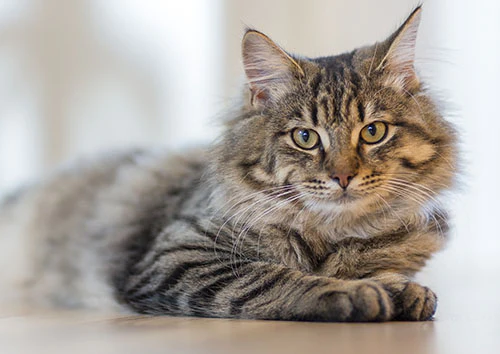
#> input picture ImageMods/cat.png, 500 x 354 px
$ jupyter execute experimentingScipy.ipynb
#> lines starting #> are read from the running program, lines starting #| are printed output that depends on the picture
# Image manipulation and processing using Numpy and Scipy
Defining and manipulating patches was a bit problematic with `pillow` so instead I'm going to try and follow [this tutorial](https://scipy-lectures.org/advanced/image_processing/) to use `Scipy`, `NumPy`, and `Matplotlib`, because I believe that treating images as arrays will make handling patches much easier

[cell 1]
from scipy import misc, ndimage
import matplotlib.pyplot as plt
import imageio
import numpy as np

[cell 2]
cat = imageio.imread("cat.png")
#> cat is the input picture: shape (354, 500, 4); mean R, G, B, A 169.5, 162.4, 155.7, 255

[cell 3]
plt.imshow(cat)
plt.show()
cat.shape, cat.dtype

Increase contrast by setting min and max values:

[cell 4]
plt.imshow(cat, cmap=plt.cm.gray, vmin=30, vmax=200)
plt.axis('off')
plt.show()

[cell 5]
def imshow(image):
    plt.imshow(image)
    plt.axis('off')
    plt.show

## Geometrical transformations

[cell 6]
# cropping
w, h = cat.shape[:2]
#> w = 354; h = 500
crop_cat = cat[w//4:-w//4,h//4:-h//4]
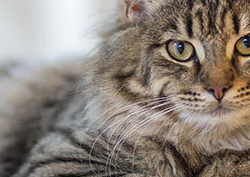
#> crop_cat: shape (177, 250, 4); mean R, G, B, A 139.6, 129.8, 120.8, 255
imshow(crop_cat)

[cell 7]
# up <-> down flip
flip_ud_cat = np.flip(cat, 0)
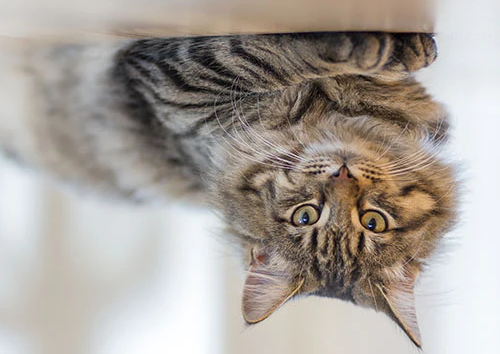
#> flip_ud_cat: shape (354, 500, 4); mean R, G, B, A 169.5, 162.4, 155.7, 255
imshow(flip_ud_cat)

[cell 8]
# rotation
rotate_cat = ndimage.rotate(cat, 45)
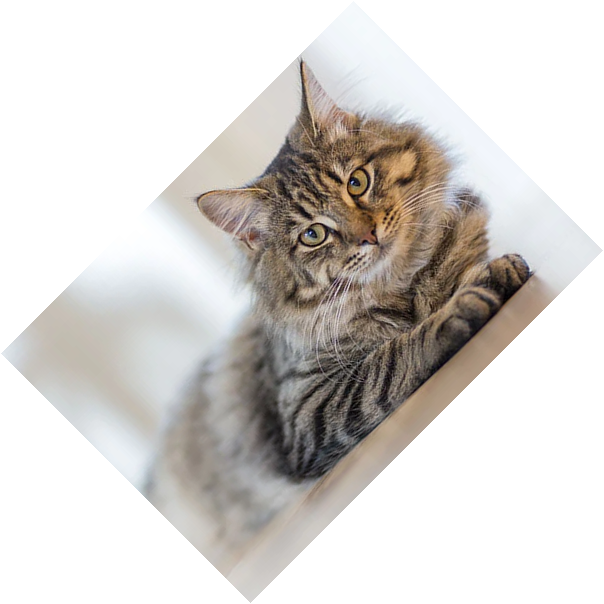
#> rotate_cat: shape (604, 604, 4); mean R, G, B, A 81.6, 78.1, 74.9, 122.9; transparent parts drawn white
rotate_face_noreshape = ndimage.rotate(cat, 45, reshape=False)
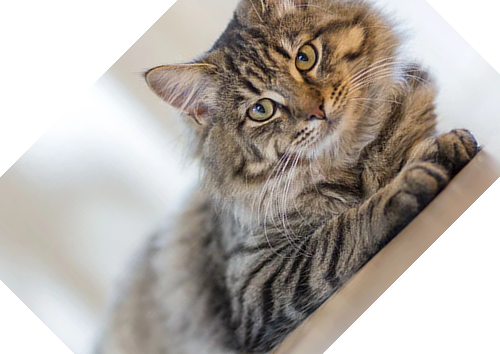
#> rotate_face_noreshape: shape (354, 500, 4); mean R, G, B, A 126.7, 120, 113.8, 201.6; transparent parts drawn white

imshow(rotate_cat)

# Experimenting with test type modifications

[cell 9]
cat = imageio.imread("cat.png")
imshow(cat)
type(cat)

[cell 10]
def crop_image(image:imageio.core.util.Array, dims):

#> called with dims = (100, 500)
    h, w = image.shape[:2]
#> h = 354; w = 500
    assert dims < (h,w), "New dimensions have to be smaller for cropping to be possible"
    crop = image[(h-dims[0])//2:h-(h-dims[0])//2, (w-dims[1])//2:w-(w-dims[1])//2]
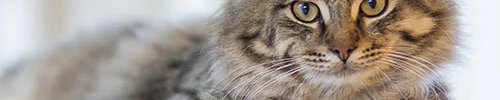
#> crop: shape (100, 500, 4); mean R, G, B, A 165.3, 156.1, 147.4, 255

    return crop

imshow(crop_image(cat, (100,500)))

[cell 11]
def square_image(image:imageio.core.util.Array):
    if image.shape[0] > image.shape[1]:
        squared = crop_image(image, (image.shape[1], image.shape[1]))
    elif image.shape[0] < image.shape[1]:
        squared = crop_image(image, (image.shape[0], image.shape[0]))
#> call 2 of crop_image, with dims = (354, 354)
#> in crop_image (call 2), `crop = image[(h-dims[0])//2:h-(h-dims[0])//2, (w-dims[1])//2:w-(w-dims..`:
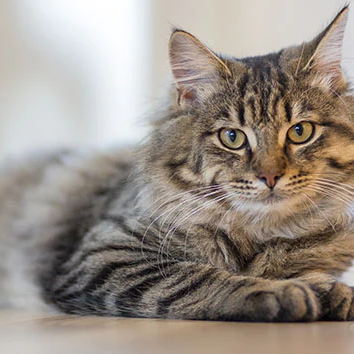
#> crop: shape (354, 354, 4); mean R, G, B, A 154.1, 144.5, 135.7, 255
    print(image.shape, squared.shape)
#| (354, 500, 4) (354, 354, 4)
    assert squared.shape[0] == squared.shape[1], "Error: Image wasn't squared correctly"
    return squared

square_cat = square_image(cat)
IMAGE_SIZE = square_cat.shape[0]
#> IMAGE_SIZE = 354
imshow(square_cat)

## Crop image into patches

[cell 12]
PATCH_SIZE = 50

[cell 13]
print(IMAGE_SIZE)
#| 354

if IMAGE_SIZE%PATCH_SIZE != 0:
    IMAGE_SIZE = IMAGE_SIZE//PATCH_SIZE*PATCH_SIZE
#> IMAGE_SIZE = 350
    square_cat = crop_image(square_cat, (IMAGE_SIZE, IMAGE_SIZE))
#> call 3 of crop_image, with dims = (350, 350)
#> in crop_image (call 3), `crop = image[(h-dims[0])//2:h-(h-dims[0])//2, (w-dims[1])//2:w-(w-dims..`:
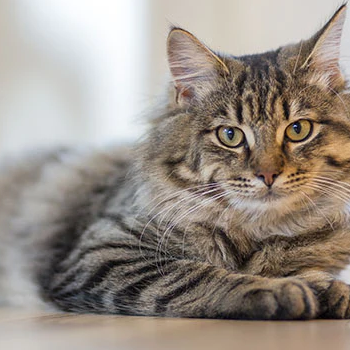
#> crop: shape (350, 350, 4); mean R, G, B, A 153.3, 143.6, 134.8, 255

square_cat.shape
#> Out = (350, 350, 4)

[cell 14]
PATCH_PER_SIDE = IMAGE_SIZE//PATCH_SIZE
#> PATCH_PER_SIDE = 7

[cell 15]
assert len(square_cat.shape) == 3
patches = np.zeros((PATCH_PER_SIDE, PATCH_PER_SIDE, PATCH_SIZE, PATCH_SIZE, square_cat.shape[2]), dtype=int)
for i,y in enumerate(range(0,IMAGE_SIZE, PATCH_SIZE)):
    for j,x in enumerate(range(0,IMAGE_SIZE,PATCH_SIZE)):
        patches[i,j] = square_cat[y:y+50, x:x+50]

[cell 16]
imshow(patches[3,4])
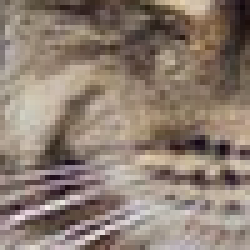
#> shown: shape (50, 50, 4) (shown 5 times larger); mean R, G, B, A 140.9, 125.2, 113.5, 255

## Visualize these patches

[cell 17]
def show_patches(patches, PATCH_PER_SIDE, span=0, label=False):

#> called with patches = array of shape (7, 7, 50, 50, 4), PATCH_PER_SIDE = 7, span = 0, label = False
    fig, ax = plt.subplots(PATCH_PER_SIDE, PATCH_PER_SIDE, figsize=(5, 5))

    for idy in range(PATCH_PER_SIDE):
        for idx in range(PATCH_PER_SIDE):
            ax[idy, idx].imshow(patches[idy, idx])
            ax[idy, idx].axis('off')
            if label:
                ax[idy, idx].text(0,25, f"{idy}, {idx}", color='red', weight='bold')


    fig.subplots_adjust(wspace=0, hspace=0)
    fig.tight_layout()


    plt.subplots_adjust(wspace=span, hspace=span)

[cell 18]
show_patches(patches, PATCH_PER_SIDE)

[cell 19]
show_patches(patches, PATCH_PER_SIDE, span=0.1, label=True)
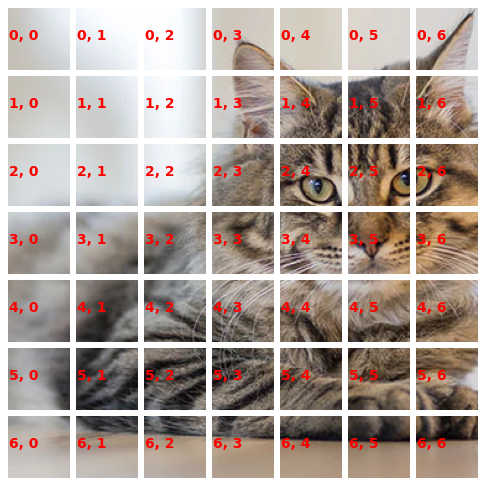
#> figure drawn by matplotlib, 49 panels

## Random perturbation

[cell 20]
ROT_PROPORTION = 0.25

from random import random

rotated_patches = patches.copy()

for idy in range(PATCH_PER_SIDE):
    for idx in range(PATCH_PER_SIDE):
        if random() <= ROT_PROPORTION:
            rotated_patches[idy, idx] = np.rot90(patches[idy, idx])

show_patches(rotated_patches, PATCH_PER_SIDE)

## Perturbation by clumps
### Central Rotation

[cell 21]
ROT_PROPORTION = 0.25

rotated_patches = patches.copy()

for idy in range(PATCH_PER_SIDE):
    for idx in range(PATCH_PER_SIDE):
        if (PATCH_PER_SIDE-1)/4 <= idy < (PATCH_PER_SIDE-1)*3/4 and (PATCH_PER_SIDE-1)/4 <= idx < (PATCH_PER_SIDE-1)*3/4:
            if random() <= ROT_PROPORTION:
                rotated_patches[idy, idx] = np.rot90(patches[idy, idx])

show_patches(rotated_patches, PATCH_PER_SIDE)

### Outer Rotation

[cell 22]
ROT_PROPORTION = 0.25

rotated_patches = patches.copy()

for idy in range(PATCH_PER_SIDE):
    for idx in range(PATCH_PER_SIDE):
        if not ((PATCH_PER_SIDE-1)/4 <= idy < (PATCH_PER_SIDE-1)*3/4 and (PATCH_PER_SIDE-1)/4 <= idx < (PATCH_PER_SIDE-1)*3/4):
            if random() <= ROT_PROPORTION:
                rotated_patches[idy, idx] = np.rot90(patches[idy, idx])

show_patches(rotated_patches, PATCH_PER_SIDE)
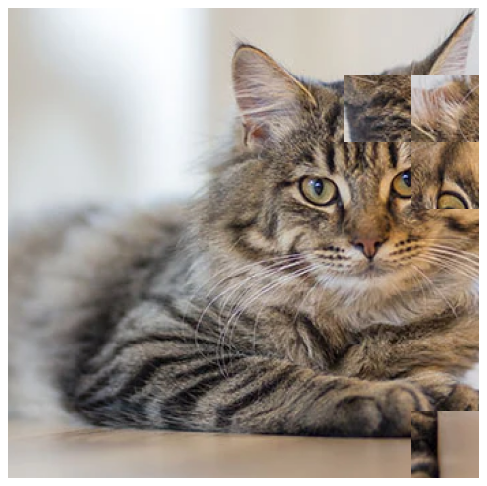
#> figure drawn by matplotlib, 49 panels

$ run again, with ImageMods/SampleImage.png copied over ImageMods/cat.png
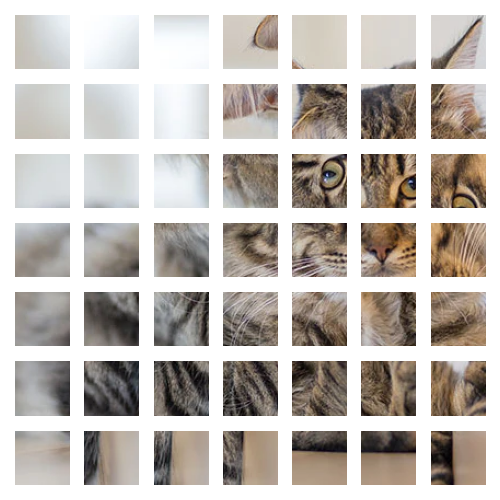
#> input picture ImageMods/SampleImage.png, 500 x 500 px
#> cat is the input picture: shape (500, 500, 4); mean R, G, B, A 195.2, 189.5, 184.4, 255
#> `rotate_face_noreshape = ndimage.rotate(cat, 45, reshape=False)`:
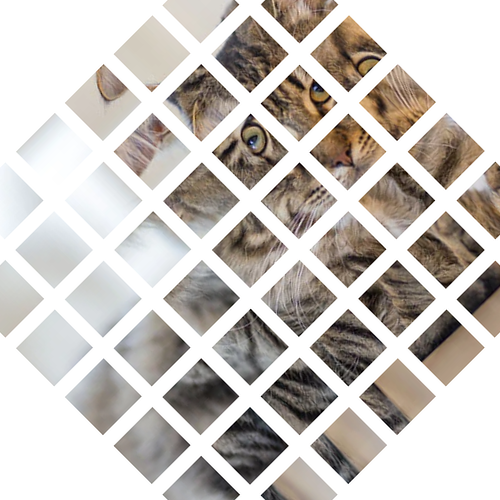
#> rotate_face_noreshape: shape (500, 500, 4); mean R, G, B, A 157.1, 152.1, 147.5, 210.6; transparent parts drawn white
#> in crop_image, `crop = image[(h-dims[0])//2:h-(h-dims[0])//2, (w-dims[1])//2:w-(w-dims..`:
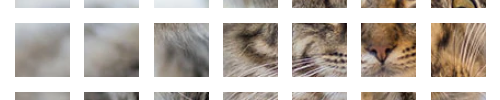
#> crop: shape (100, 500, 4); mean R, G, B, A 197, 190, 183.5, 255
